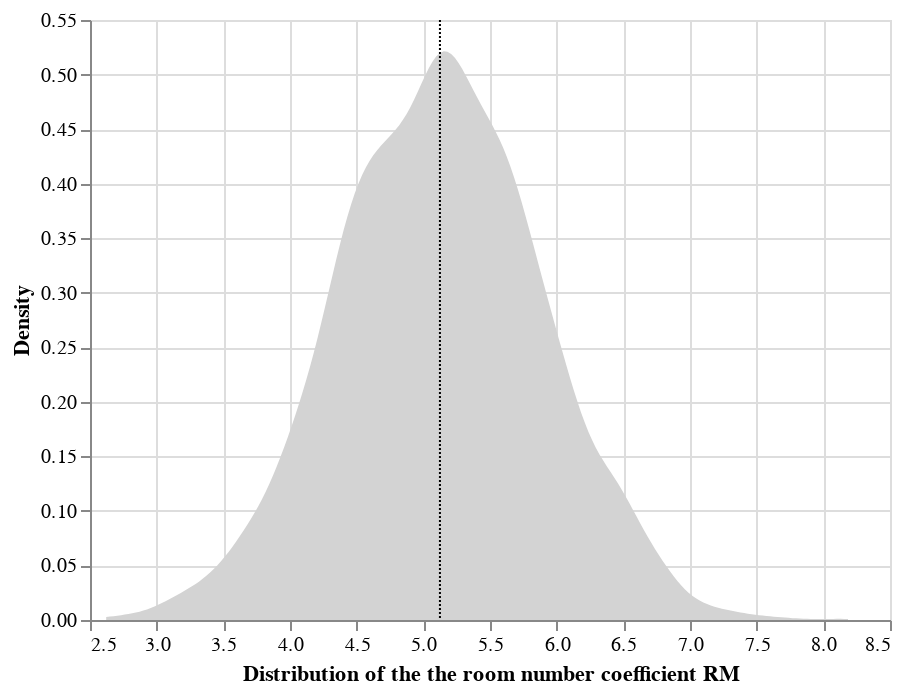

The notebook cell saved with this chart:
### Markdown cell above
### Question 2.3.2 Visualizing the bootstrap sampling distribution of theta_RM (5 points)

Visualize the bootstrap sampling distribution ($\tilde{\theta}_{RM}$ = `bootstrap_theta_rm`) as a *density plot*, marking the mean with a vertical rule, as we did for the sampling distribution at the end of Part 1:

### Code cell
df = pd.DataFrame(data = {"bootstrap_theta_rm" : bootstrap_theta_rm})

pop_density_chart_theta = alt.Chart(df).transform_density(
    density='bootstrap_theta_rm',
    as_=['bootstrap_theta_rm', 'density'],
    
).mark_area(color="lightgray").encode(
    x=alt.X('bootstrap_theta_rm', axis=alt.Axis(title="Distribution of the the room number coefficient RM")),
    y=alt.Y('density:Q', axis=alt.Axis(title="Density"))
)

pop_mean_chart_theta = alt.Chart(df).mark_rule(color="black", strokeDash=[1,1]).encode(
    x="mean(bootstrap_theta_rm)"
)

pop_chart_theta = pop_density_chart_theta + pop_mean_chart_theta

pop_chart_theta

### Figure 1 — Vega-Lite specification as saved in the notebook (floating-point values rounded to 4 significant figures; data arrays with more than 128 entries replaced by an {"elided": "..."} marker saying what was removed)
{"config": {"view": {"continuousWidth": 400, "continuousHeight": 300}}, "layer": [{"mark": {"type": "area", "color": "lightgray"}, "encoding": {"x": {"type": "quantitative", "axis": {"title": "Distribution of the the room number coefficient RM"}, "field": "bootstrap_theta_rm"}, "y": {"type": "quantitative", "axis": {"title": "Density"}, "field": "density"}}, "transform": [{"density": "bootstrap_theta_rm", "as": ["bootstrap_theta_rm", "density"]}]}, {"mark": {"type": "rule", "color": "black", "strokeDash": [1, 1]}, "encoding": {"x": {"type": "quantitative", "aggregate": "mean", "field": "bootstrap_theta_rm"}}}], "data": {"name": "data-c305ae65f7ae420a8186140db447c150"}, "$schema": "https://vega.github.io/schema/vega-lite/v4.8.1.json", "datasets": {"data-c305ae65f7ae420a8186140db447c150": {"elided": "5000 records"}}}
